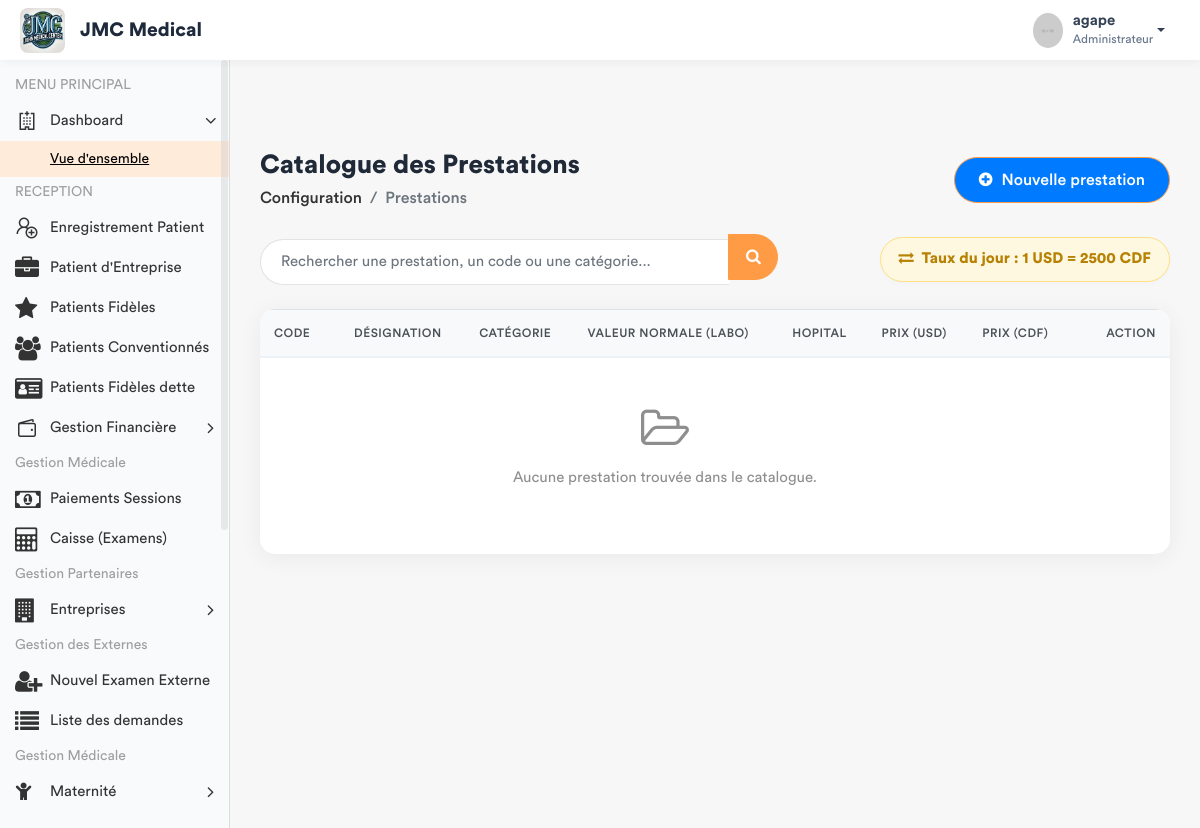
Before: /prestations/ (signed in) with the older database file.
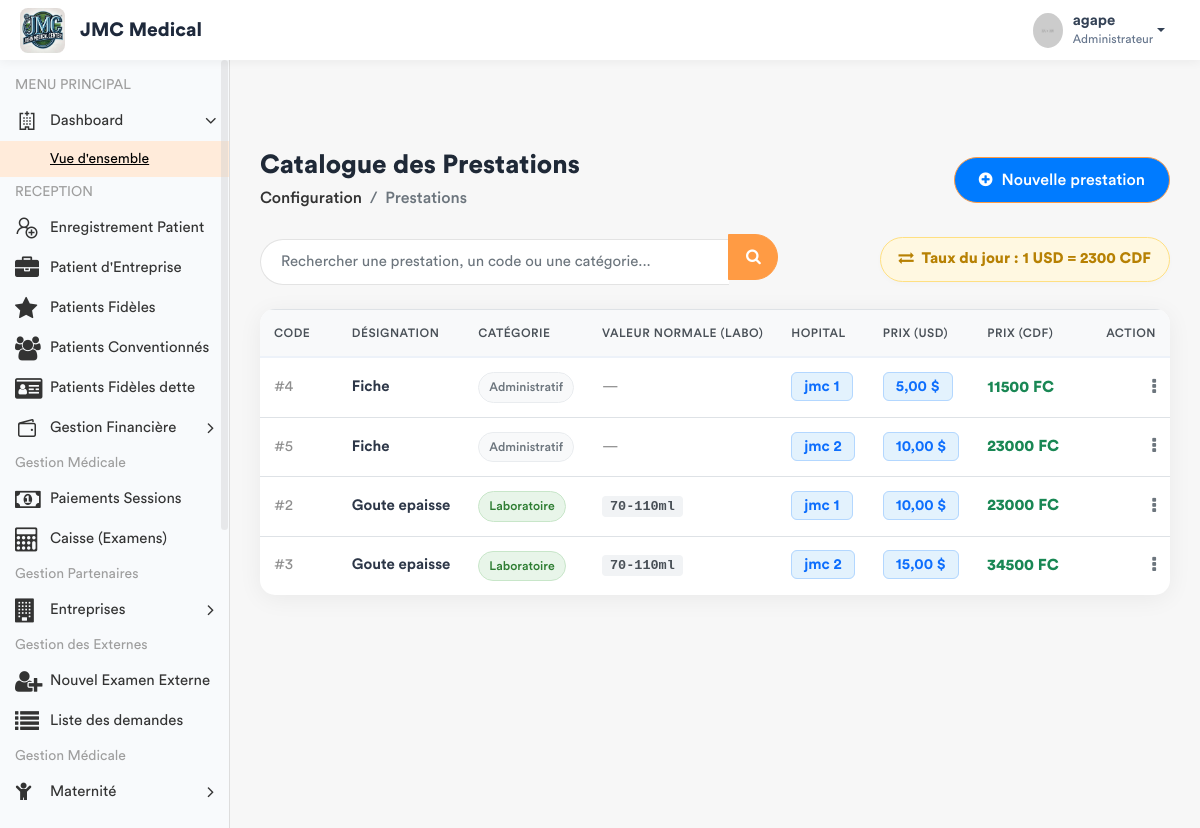
After: the same page with the newer database file.
### app/models.py (models this page shows, shortened)
class Prestation(models.Model):
    CATEGORIES = [
        ('ADM', 'Administratif'),
        ('CONS', 'Consultation'),
        ('LABO', 'Laboratoire'),
        ('SOIN', 'Soins'),
        ('ECHO', 'Échographie'),
        ('RADIO', 'Radiologie'),
        ('SCAN', 'Scanner'),
        ('IRM', 'IRM'),
        ('CARDIO', 'Cardiographie'),
        ('GYNECO', 'Gynécographie'),
        ('ONCO', 'Oncologie'),
        ('ORTHO', 'Orthopédie'),
        ('DERMA', 'Dermatologie'),
        ('OPHTA', 'Ophtalmologie'),
        ('PSY', 'Psychiatrie'),
        ('KINE', 'Rééducation / Kinésithérapie'),
        ('MED', 'Acte Médical'),
        ('CHIR', 'Acte Chirurgical'),
        ('CONS_MAT', 'Consultation Maternité'),
        ('MAT', 'Forfait Maternité / Accouchement'),
    ]
    libelle = models.CharField(max_length=200, verbose_name="Libellé")
    categorie = models.CharField(max_length=10, choices=CATEGORIES, verbose_name="Catégorie")
    prix = models.DecimalField(max_digits=10, decimal_places=2, default=Decimal('0.00'), verbose_name="Prix (USD)")
    hopital =  models.ForeignKey(Hopital, on_delete= models.SET_NULL , null = True , related_name = 'hopital_prestation')
    valeur_normale = models.CharField(
        max_length=150, blank=True, null=True,
        verbose_name="Valeur Normale / Référence (Labo uniquement)",
        help_text="Ex: 70-110 mg/dl, Négatif, etc."
    )
    class Meta:
        verbose_name = "Prestation"
        verbose_name_plural = "Prestations"

class Hopital(models.Model):
    nomH = models.CharField(max_length=30)
    def __str__(self):
        return self.nomH

### app/views.py (the view)
# urls.py: path('prestations/', views.gestion_prestations, name='gestion_prestations'),
@login_required
def gestion_prestations(request):
    query = request.GET.get('q')
    if query:
        prestations_list = Prestation.objects.filter(
            Q(libelle__icontains=query) | Q(categorie__icontains=query)
        ).order_by('libelle')
    else:
        prestations_list = Prestation.objects.all().order_by('libelle')
    config = ConfigurationHopital.objects.first()
    taux_valeur = config.taux_usd_en_cdf if config else 2500.00
    taux = Decimal(str(taux_valeur)) # Conversion sécurisée pour le calcul financier
    paginator = Paginator(prestations_list, 10)
    page_number = request.GET.get('page')
    prestations_obj = paginator.get_page(page_number)
    for item in prestations_obj:
        item.prix_cdf = item.prix * taux
    if request.method == 'POST':
        form = PrestationForm(request.POST)
        if form.is_valid():
            form.save()
            messages.success(request, "La prestation a été ajoutée avec succès.")
            return redirect('gestion_prestations')
    else:
        form = PrestationForm()
    role = Fonction.objects.filter(userKey=request.user).first()
    fonctionKey = role.fonctionKey.roleName if role and role.fonctionKey else None
    categories_list = Prestation._meta.get_field('categorie').choices
    context = {
        'prestations': prestations_obj,
        'form': form,
        'taux': taux,
        'fonctionKey': fonctionKey,
        'categories_list': categories_list,
    }
    return render(request, 'back-end/prestation/list_prestation.html', context)

### app/forms.py (shortened to what this page needs)
class PrestationForm(forms.ModelForm):
    class Meta:
        model = Prestation
        fields = ['libelle', 'categorie', 'prix', 'valeur_normale','hopital']
        widgets = {
            'libelle': forms.TextInput(attrs={'class': 'form-control', 'placeholder': 'Ex: Goutte Épaisse'}),
            'categorie': forms.Select(attrs={'class': 'form-control', 'id': 'id_categorie'}),
            'hopital': forms.Select(attrs={'class': 'form-control'}),
            'prix': forms.NumberInput(attrs={'class': 'form-control', 'step': '0.01'}),
            'valeur_normale': forms.TextInput(attrs={
                'class': 'form-control',
                'placeholder': 'Ex: 70-110 mg/dl ou Négatif',
                'id': 'id_valeur_normale'
            }),
        }

### app/templates/back-end/prestation/list_prestation.html (shortened to what the changed rows need)
<!DOCTYPE html>
{% load static %}
<html lang="fr">
    <head>
        {% include 'back-end/includes/css.html' %}
    </head>
    <body>
        <div class="main-wrapper">
            <div class="page-wrapper">
                <div class="content container-fluid">
                    <div class="row mb-4 align-items-center">
                        <div class="col-md-5 text-md-right mt-3 mt-md-0">
                            <div class="d-inline-block taux-info">
                                <i class="fa fa-exchange mr-1"></i>
                                <strong>Taux du jour : 1 USD = {{ taux|floatformat:0 }} CDF</strong>
                            </div>
                        </div>
                    </div>
                    <div class="row">
                        <div class="col-md-12">
                            <div class="card card-table">
                                <div class="card-body p-0">
                                    <div class="table-responsive">
                                        <table class="table table-hover mb-0">
                                            <thead>
                                                <tr>
                                                    <th style="width: 80px;">Code</th>
                                                    <th>Désignation</th>
                                                    <th>Catégorie</th>
                                                    <th>Valeur Normale (Labo)</th>
                                                    <th>hopital</th>
                                                    <th>Prix (USD)</th>
                                                    <th>Prix (CDF)</th>
                                                    <th class="text-right" style="width: 100px;">Action</th>
                                                </tr>
                                            </thead>
                                            <tbody>
                                                {% for item in prestations %}
                                                <tr>
                                                    <td><span class="text-muted">#{{ item.id }}</span></td>
                                                    <td><span style="font-weight: 600; color: #2d3748;">{{ item.libelle }}</span></td>
                                                    <td>
                                                        {% if item.categorie == 'LABO' %}
                                                            <span class="cat-badge cat-labo">{{ item.get_categorie_display }}</span>
                                                        {% elif item.categorie == 'CONS' or item.categorie == 'CONSULTATION' %}
                                                            <span class="cat-badge cat-consult">{{ item.get_categorie_display }}</span>
                                                        {% elif item.categorie == 'IMAG' or item.categorie == 'IMAGERIE' %}
                                                            <span class="cat-badge cat-imagerie">{{ item.get_categorie_display }}</span>
                                                        {% else %}
                                                            <span class="cat-badge cat-default">{{ item.get_categorie_display }}</span>
                                                        {% endif %}
                                                    </td>
                                                    <td>
                                                        {% if item.valeur_normale %}
                                                            <span class="text-valeur-normale">{{ item.valeur_normale }}</span>
                                                        {% else %}
                                                            <span class="text-muted">—</span>
                                                        {% endif %}
                                                    </td>
                                                    <td><span class="badge-usd">{{ item.hopital }}</span></td>
                                                    <td><span class="badge-usd">{{ item.prix }} $</span></td>
                                                    <td>
                                                        <span class="text-cdf">{{ item.prix_cdf|floatformat:0 }} FC</span>
                                                    </td>
                                                    <td class="text-right">
                                                        <div class="dropdown dropdown-action">
                                                            <a href="#" class="action-icon dropdown-toggle" data-toggle="dropdown" aria-expanded="false" style="color: #6c757d;"><i class="fa fa-ellipsis-v"></i></a>
                                                        </div>
                                                    </td>
                                                </tr>
                                                {% empty %}
                                                <tr>
                                                    <td colspan="7" class="text-center p-5">
                                                        <i class="fa fa-folder-open-o fa-3x mb-3 text-muted"></i>
                                                        <p class="text-muted">Aucune prestation trouvée dans le catalogue.</p>
                                                    </td>
                                                </tr>
                                                {% endfor %}
                                            </tbody>
                                        </table>
                                    </div>
                                </div>
                            </div>
                        </div>
                    </div>
                </div>
            </div>
        </div>
    </body>
</html>

Changed rows visible on the page:
added Prestation: id "4", libelle "Fiche", categorie "Administratif", hopital "jmc 1", prix "5,00", prix_cdf "11500"
added Prestation: id "5", libelle "Fiche", categorie "Administratif", hopital "jmc 2", prix "10,00", prix_cdf "23000"
added Prestation: id "2", libelle "Goute epaisse", categorie "Laboratoire", valeur_normale "70-110ml", hopital "jmc 1", prix "10,00", prix_cdf "23000"
added Prestation: id "3", libelle "Goute epaisse", categorie "Laboratoire", valeur_normale "70-110ml", hopital "jmc 2", prix "15,00", prix_cdf "34500"
Other visible differences:
{{ taux|floatformat:0 }}: "2500" → "2300"
text no longer shown: "Aucune prestation trouvée dans le catalogue."
